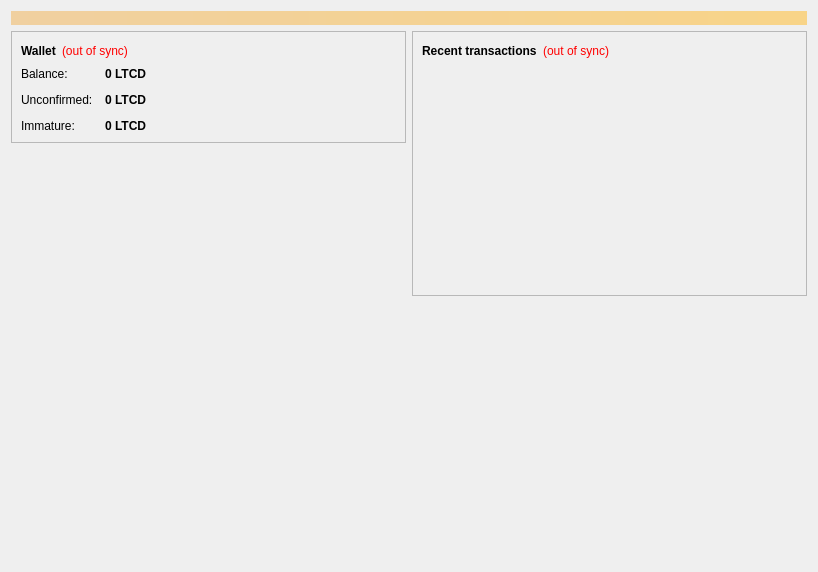
<?xml version="1.0" encoding="UTF-8"?>
<ui version="4.0">
 <class>OverviewPage</class>
 <widget class="QWidget" name="OverviewPage">
  <property name="geometry">
   <rect>
    <x>0</x>
    <y>0</y>
    <width>818</width>
    <height>572</height>
   </rect>
  </property>
  <property name="windowTitle">
   <string>Form</string>
  </property>
  <layout class="QVBoxLayout" name="topLayout">
   <item>
    <widget class="QLabel" name="labelAlerts">
     <property name="visible">
      <bool>false</bool>
     </property>
     <property name="styleSheet">
      <string notr="true">background-color: qlineargradient(x1: 0, y1: 0, x2: 1, y2: 0, stop:0 #F0D0A0, stop:1 #F8D488); color:#000000;</string>
     </property>
     <property name="wordWrap">
      <bool>true</bool>
     </property>
     <property name="margin">
      <number>3</number>
     </property>
    </widget>
   </item>
   <item>
    <layout class="QHBoxLayout" name="horizontalLayout" stretch="1,1">
     <item>
      <layout class="QVBoxLayout" name="verticalLayout_2">
       <item>
        <widget class="QFrame" name="frame">
         <property name="frameShape">
          <enum>QFrame::StyledPanel</enum>
         </property>
         <property name="frameShadow">
          <enum>QFrame::Plain</enum>
         </property>
         <layout class="QVBoxLayout" name="verticalLayout_4">
          <item>
           <layout class="QHBoxLayout" name="horizontalLayout_4">
            <item>
             <widget class="QLabel" name="label_5">
              <property name="font">
               <font>
                <weight>75</weight>
                <bold>true</bold>
               </font>
              </property>
              <property name="text">
               <string>Wallet</string>
              </property>
             </widget>
            </item>
            <item>
             <widget class="QLabel" name="labelWalletStatus">
              <property name="toolTip">
               <string>The displayed information may be out of date. Your wallet automatically synchronizes with the LitecoinDark network after a connection is established, but this process has not completed yet.</string>
              </property>
              <property name="styleSheet">
               <string notr="true">QLabel { color: red; }</string>
              </property>
              <property name="text">
               <string notr="true">(out of sync)</string>
              </property>
              <property name="alignment">
               <set>Qt::AlignLeading|Qt::AlignLeft|Qt::AlignVCenter</set>
              </property>
             </widget>
            </item>
            <item>
             <spacer name="horizontalSpacer_2">
              <property name="orientation">
               <enum>Qt::Horizontal</enum>
              </property>
              <property name="sizeHint" stdset="0">
               <size>
                <width>40</width>
                <height>20</height>
               </size>
              </property>
             </spacer>
            </item>
           </layout>
          </item>
          <item>
           <layout class="QFormLayout" name="formLayout_2">
            <property name="fieldGrowthPolicy">
             <enum>QFormLayout::AllNonFixedFieldsGrow</enum>
            </property>
            <property name="horizontalSpacing">
             <number>12</number>
            </property>
            <property name="verticalSpacing">
             <number>12</number>
            </property>
            <item row="0" column="0">
             <widget class="QLabel" name="label">
              <property name="text">
               <string>Balance:</string>
              </property>
             </widget>
            </item>
            <item row="0" column="1">
             <widget class="QLabel" name="labelBalance">
              <property name="font">
               <font>
                <weight>75</weight>
                <bold>true</bold>
               </font>
              </property>
              <property name="cursor">
               <cursorShape>IBeamCursor</cursorShape>
              </property>
              <property name="toolTip">
               <string>Your current balance</string>
              </property>
              <property name="text">
               <string notr="true">&lt;html&gt;&lt;head/&gt;&lt;body&gt;&lt;p&gt;0 LTCD&lt;/p&gt;&lt;/body&gt;&lt;/html&gt;</string>
              </property>
              <property name="textInteractionFlags">
               <set>Qt::LinksAccessibleByMouse|Qt::TextSelectableByKeyboard|Qt::TextSelectableByMouse</set>
              </property>
             </widget>
            </item>
            <item row="1" column="0">
             <widget class="QLabel" name="label_3">
              <property name="text">
               <string>Unconfirmed:</string>
              </property>
             </widget>
            </item>
            <item row="1" column="1">
             <widget class="QLabel" name="labelUnconfirmed">
              <property name="font">
               <font>
                <weight>75</weight>
                <bold>true</bold>
               </font>
              </property>
              <property name="cursor">
               <cursorShape>IBeamCursor</cursorShape>
              </property>
              <property name="toolTip">
               <string>Total of transactions that have yet to be confirmed, and do not yet count toward the current balance</string>
              </property>
              <property name="text">
               <string notr="true">&lt;html&gt;&lt;head/&gt;&lt;body&gt;&lt;p&gt;0 LTCD&lt;/p&gt;&lt;/body&gt;&lt;/html&gt;</string>
              </property>
              <property name="textInteractionFlags">
               <set>Qt::LinksAccessibleByMouse|Qt::TextSelectableByKeyboard|Qt::TextSelectableByMouse</set>
              </property>
             </widget>
            </item>
            <item row="2" column="0">
             <widget class="QLabel" name="labelImmatureText">
              <property name="text">
               <string>Immature:</string>
              </property>
             </widget>
            </item>
            <item row="2" column="1">
             <widget class="QLabel" name="labelImmature">
              <property name="font">
               <font>
                <weight>75</weight>
                <bold>true</bold>
               </font>
              </property>
              <property name="toolTip">
               <string>Mined balance that has not yet matured</string>
              </property>
              <property name="text">
               <string notr="true">&lt;html&gt;&lt;head/&gt;&lt;body&gt;&lt;p&gt;0 LTCD&lt;/p&gt;&lt;/body&gt;&lt;/html&gt;</string>
              </property>
              <property name="textInteractionFlags">
               <set>Qt::LinksAccessibleByMouse|Qt::TextSelectableByKeyboard|Qt::TextSelectableByMouse</set>
              </property>
             </widget>
            </item>
           </layout>
          </item>
         </layout>
        </widget>
       </item>
       <item>
        <spacer name="verticalSpacer">
         <property name="orientation">
          <enum>Qt::Vertical</enum>
         </property>
         <property name="sizeHint" stdset="0">
          <size>
           <width></width>
           <height>40</height>
          </size>
         </property>
        </spacer>
       </item>
       <item>
         <widget class="QLabel" name="coinimage">
          <property name="text">
           <string/>
         </property>
         <property name="pixmap">
           <pixmap resource="../bitcoin.qrc">:/icons/bitcoin</pixmap>
         </property>
         <property name="scaledContents">
           <bool>false</bool>
         </property>
         <property name="alignment">
           <set>Qt::AlignCenter</set>
         </property>
         <property name="margin">
           <number>-2</number>
         </property>
       </widget>
     </item>
       
      </layout>
     </item>
     <item>
      <layout class="QVBoxLayout" name="verticalLayout_3">
       <item>
        <widget class="QFrame" name="frame_2">
         <property name="frameShape">
          <enum>QFrame::StyledPanel</enum>
         </property>
         <property name="frameShadow">
          <enum>QFrame::Plain</enum>
         </property>
         <layout class="QVBoxLayout" name="verticalLayout">
          <item>
           <layout class="QHBoxLayout" name="horizontalLayout_2">
            <item>
             <widget class="QLabel" name="label_4">
              <property name="text">
               <string>&lt;b&gt;Recent transactions&lt;/b&gt;</string>
              </property>
             </widget>
            </item>
            <item>
             <widget class="QLabel" name="labelTransactionsStatus">
              <property name="toolTip">
               <string>The displayed information may be out of date. Your wallet automatically synchronizes with the LitecoinDark network after a connection is established, but this process has not completed yet.</string>
              </property>
              <property name="styleSheet">
               <string notr="true">QLabel { color: red; }</string>
              </property>
              <property name="text">
               <string notr="true">(out of sync)</string>
              </property>
              <property name="alignment">
               <set>Qt::AlignRight|Qt::AlignTrailing|Qt::AlignVCenter</set>
              </property>
             </widget>
            </item>
            <item>
             <spacer name="horizontalSpacer">
              <property name="orientation">
               <enum>Qt::Horizontal</enum>
              </property>
              <property name="sizeHint" stdset="0">
               <size>
                <width>40</width>
                <height>20</height>
               </size>
              </property>
             </spacer>
            </item>
           </layout>
          </item>
          <item>
           <widget class="QListView" name="listTransactions">
            <property name="styleSheet">
             <string notr="true">QListView { background: transparent; }</string>
            </property>
            <property name="frameShape">
             <enum>QFrame::NoFrame</enum>
            </property>
            <property name="verticalScrollBarPolicy">
             <enum>Qt::ScrollBarAlwaysOff</enum>
            </property>
            <property name="horizontalScrollBarPolicy">
             <enum>Qt::ScrollBarAlwaysOff</enum>
            </property>
            <property name="selectionMode">
             <enum>QAbstractItemView::NoSelection</enum>
            </property>
           </widget>
          </item>
         </layout>
        </widget>
       </item>
       <item>
        <spacer name="verticalSpacer_2">
         <property name="orientation">
          <enum>Qt::Vertical</enum>
         </property>
         <property name="sizeHint" stdset="0">
          <size>
           <width>20</width>
           <height>40</height>
          </size>
         </property>
        </spacer>
       </item>
      </layout>
     </item>
    </layout>
   </item>
  </layout>
 </widget>
 <resources/>
 <connections/>
</ui>
